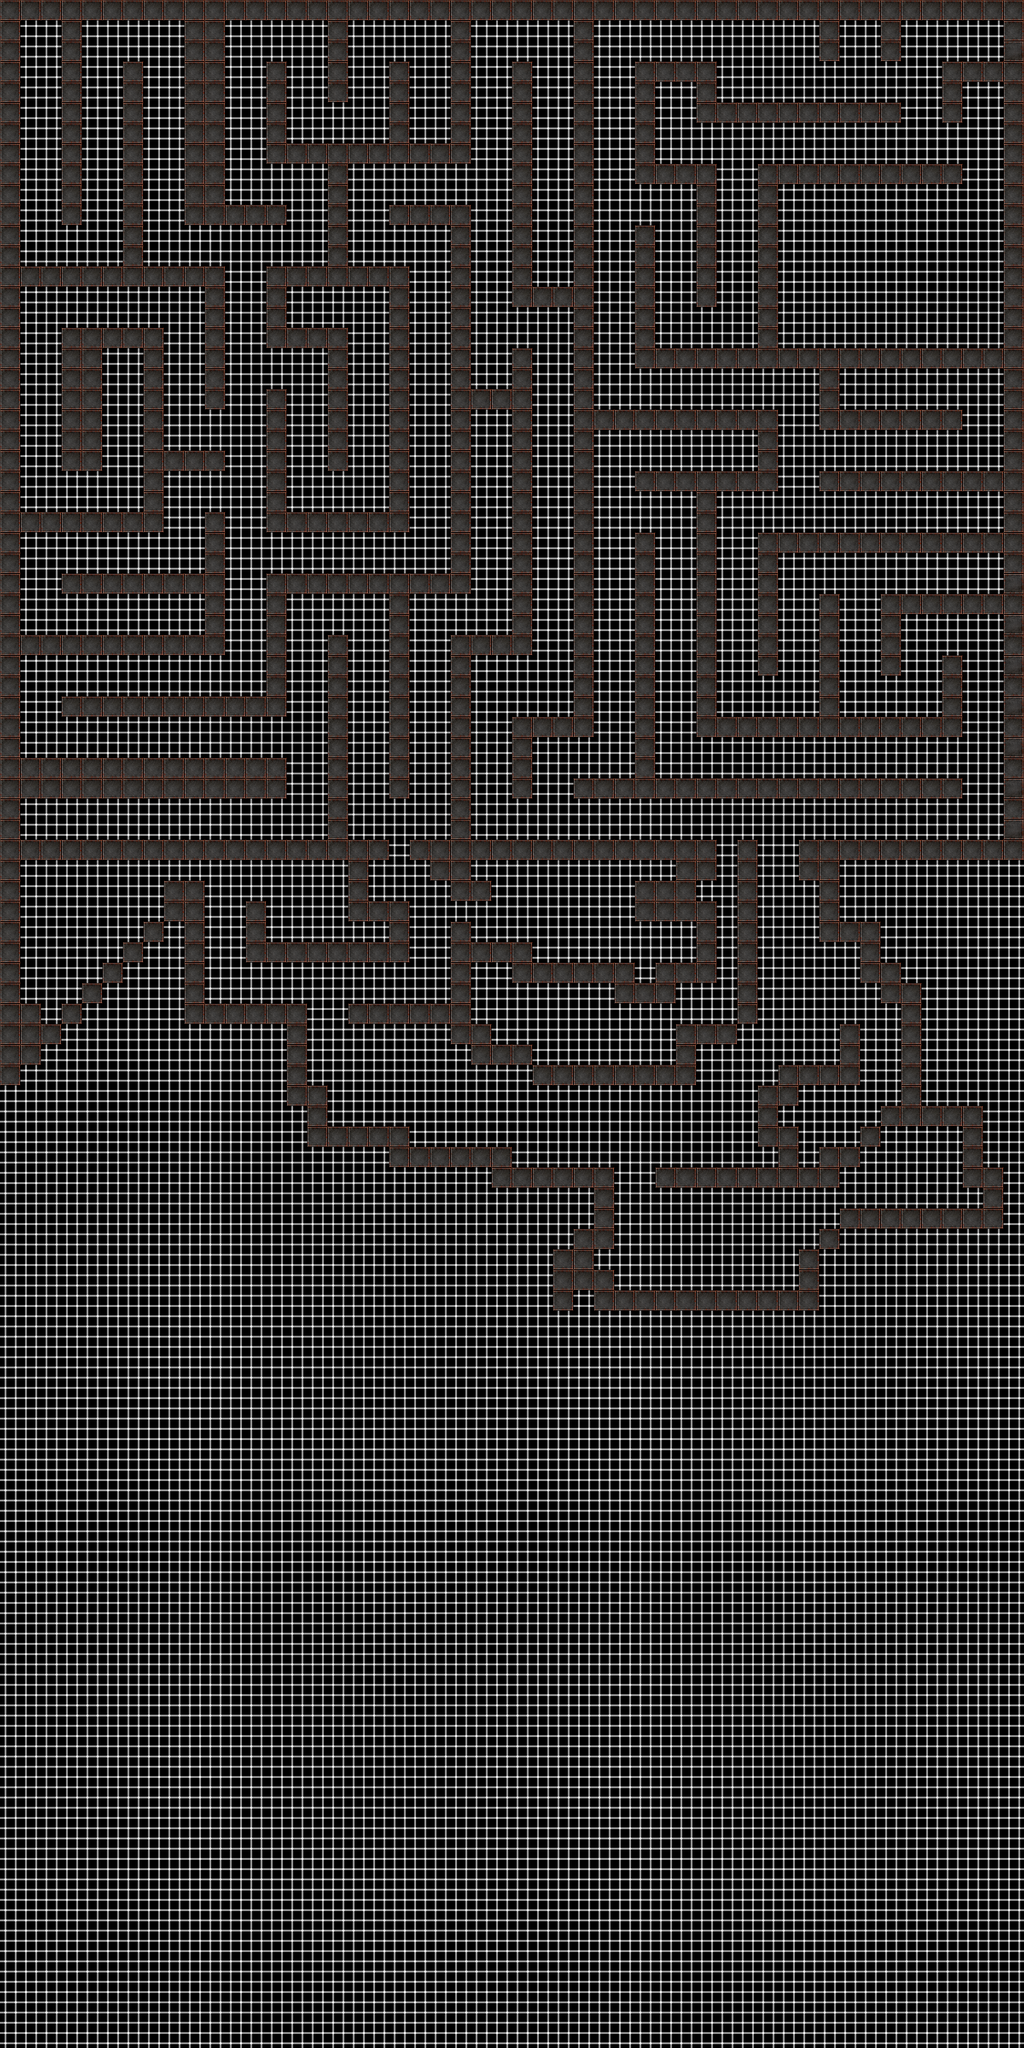

This game map was drawn from its Tiled (.tmx) file and the tilesets committed beside it. A one-line description and the trimmed map source follow:
An orthogonal 50x100 tile map with 64x64 px tiles, 2 tile layers (bottom, walls), 3 tilesets.

<map version="1.0" orientation="orthogonal" renderorder="right-down" width="50" height="100" tilewidth="64" tileheight="64" nextobjectid="1">
 <tileset firstgid="1" name="tile_1" tilewidth="64" tileheight="64" tilecount="16">
  <image source="tile_1.png" width="256" height="256" />
  <terraintypes>
   <terrain name="New Terrain" tile="-1" />
  </terraintypes>
  <tile id="0">
   <properties>
    <property name="blocked" value="true" />
   </properties>
  </tile>
  <tile id="1" terrain=",,,0" />
  <tile id="2" terrain=",,0," />
  <tile id="5" terrain=",0,,0">
   <properties>
    <property name="visible" value="true" />
   </properties>
  </tile>
  <tile id="6" terrain="0,,0," />
  <tile id="9" terrain=",0,,0" />
  <tile id="10" terrain="0,,0," />
  <tile id="13" terrain=",0,," />
  <tile id="14" terrain="0,,," />
 </tileset>
 <tileset firstgid="17" name="tile_2" tilewidth="64" tileheight="64" tilecount="16">
  <image source="tile_2.png" width="256" height="256" />
  <tile id="0">
   <properties>
    <property name="blocked" value="true" />
   </properties>
  </tile>
 </tileset>
 <tileset firstgid="33" name="trippy" tilewidth="64" tileheight="64" tilecount="16">
  <image source="256px-Grid_illusion.svg.png" width="256" height="256" />
 </tileset>
 <layer name="bottom" width="50" height="100">
  <data>[5000 cells, 4862 non-empty, 16 distinct tile ids]</data>
 </layer>
 <layer name="walls" width="50" height="100">
  <properties>
   <property name="blocked" value="true" />
  </properties>
  <data>[5000 cells, 974 non-empty, 2 distinct tile ids]</data>
 </layer>
</map>
